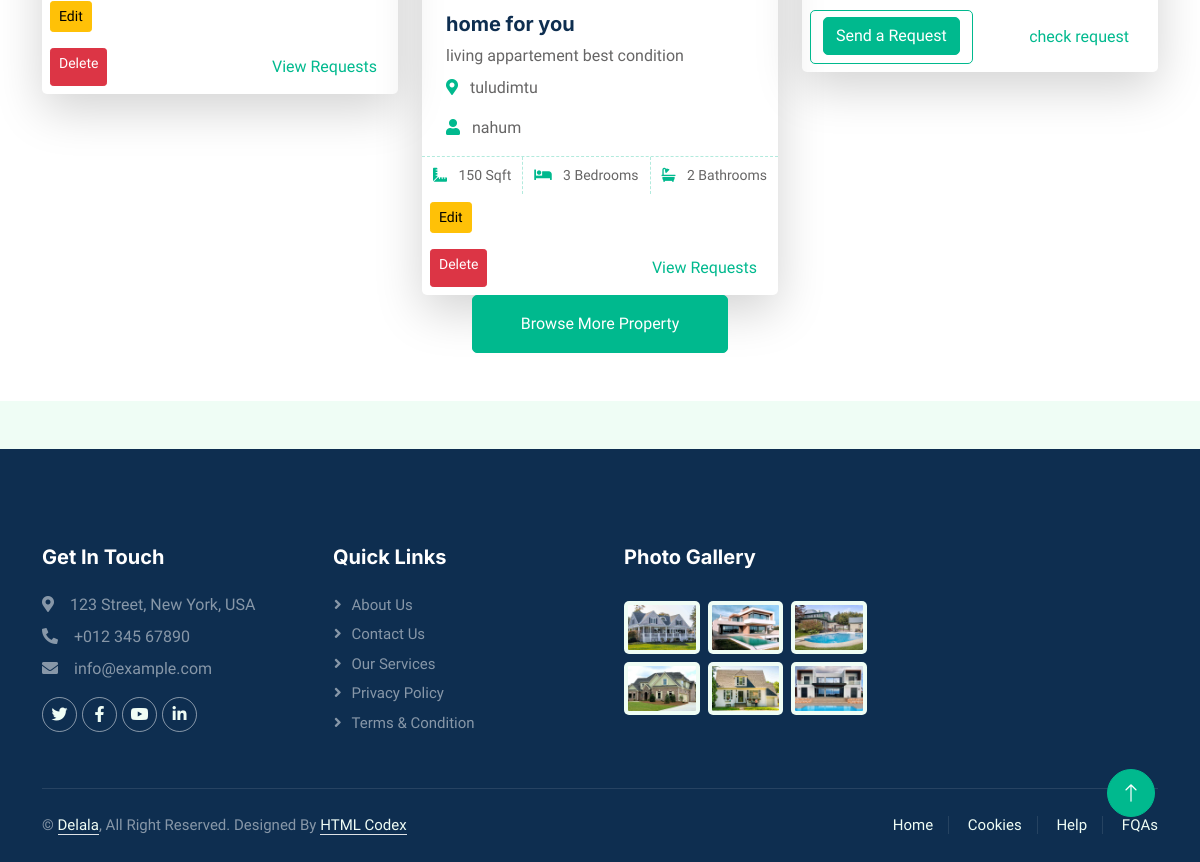
Page /property-list/ (signed in, lower part) on the earlier database version.
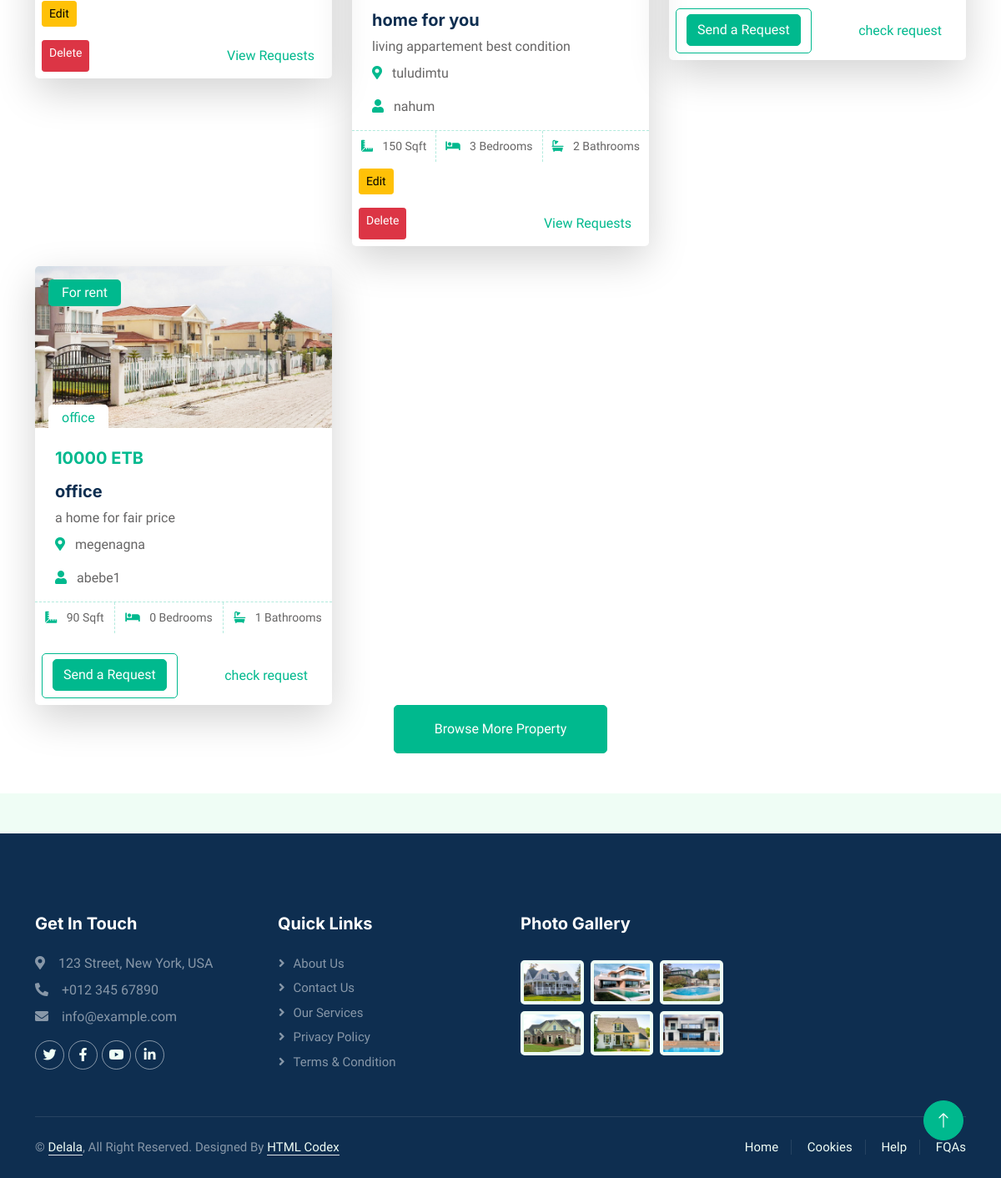
Same page on the later database version.
### main/models.py (models this page shows, shortened)
class Property(models.Model):
    user = models.ForeignKey(User, on_delete=models.CASCADE)
    title = models.CharField(max_length=122)
    description = models.TextField()
    PROPERTY_TYPES = [('villa', 'Villa'), ('apartment', 'Apartment'), ('office', 'Office')]
    PROPERTY_FOR = [('sale', 'Sale'), ('rent', 'Rent')]
    AVAILABILITY_CHOICES = [
        ('available', 'Available'),
        ('rented', 'Rented'),
        ('unavailable', 'Unavailable'),
        ('sold', 'Sold')
    ]
    property_type = models.CharField(max_length=122, choices=PROPERTY_TYPES, default='villa')
    property_for = models.CharField(max_length=122, choices=PROPERTY_FOR, default='sale')
    available = models.CharField(max_length=122, choices=AVAILABILITY_CHOICES, default='available')
    image = models.ImageField(upload_to='property_images', default='static/website/img/logo.jpg')
    bedrooms = models.IntegerField(default=0)
    bathrooms = models.IntegerField(default=0)
    price = models.IntegerField(default=0)
    area = models.IntegerField(default=0)
    location = models.CharField(max_length=122)

### main/views.py (the view)
# urls.py: path("property-list/", views.property_list, name="property-list"),
@login_required(login_url='login')
def property_list(request):
    properties = Property.objects.filter(available='available')  # Filter to only available properties
    property_type = request.GET.get('property_type', '').strip()
    property_for = request.GET.get('property_for', '').strip()
    location = request.GET.get('location', '').strip()
    price_min = request.GET.get('price_min', '').strip()
    price_max = request.GET.get('price_max', '').strip()
    if property_type and property_type in dict(Property.PROPERTY_TYPES):
        properties = properties.filter(property_type=property_type)
    if property_for and property_for in dict(Property.PROPERTY_FOR):
        properties = properties.filter(property_for=property_for)
    if location:
        properties = properties.filter(location__icontains=location)
    if price_min.isdigit():
        properties = properties.filter(price__gte=int(price_min))
    if price_max.isdigit():
        properties = properties.filter(price__lte=int(price_max))
    no_results = not properties.exists()
    return render(request, 'property-list.html', {'properties': properties, 'no_results': no_results})

### main/templates/property-list.html (shortened to what the changed rows need)
{% load static %}
<!DOCTYPE html>
<html lang="en">
<head>
    <link href="https://cdnjs.cloudflare.com/ajax/libs/font-awesome/5.10.0/css/all.min.css" rel="stylesheet">
    <link href="https://cdn.jsdelivr.net/npm/bootstrap-icons@1.4.1/font/bootstrap-icons.css" rel="stylesheet">
    <link href="{% static 'website/lib/animate/animate.min.css' %}" rel="stylesheet">
    <link href="{% static 'website/lib/owlcarousel/assets/owl.carousel.min.css' %}" rel="stylesheet">
    <link href="{% static 'website/css/bootstrap.min.css' %}" rel="stylesheet">
    <link href="{% static 'website/css/style.css' %}" rel="stylesheet">
</head>
<body>
    <div class="container-xxl bg-white p-0">
        <div class="container-xxl py-5">
            <div class="container">
                <div class="tab-content">
                    <div id="tab-1" class="tab-pane fade show p-0 active">
                        <div class="row g-4">
                            {% for property in properties %}
                                <div class="col-lg-4 col-md-6 wow fadeInUp" data-wow-delay="0.1s">
                                    <div class="property-item rounded overflow-hidden shadow-lg">
                                        <div class="position-relative overflow-hidden">
                                            <a href=""><img class="img-fluid w-100" src="{{ property.image.url }}" alt="image of {{ property.title }}"></a>
                                            <div class="bg-primary rounded text-white position-absolute start-0 top-0 m-3 py-1 px-3"> For {{ property.property_for }} </div>
                                            <div class="bg-white rounded-top text-primary position-absolute start-0 bottom-0 mx-3 pt-1 px-3">{{ property.property_type }}</div>
                                        </div>
                                        <div class="p-4 pb-0">
                                            <h5 class="text-primary mb-3">{{ property.price }} ETB</h5>
                                            <p class="d-block h5 mb-2">{{ property.title }}</p>
                                            <p class="d-block h9 mb-2">{{ property.description|truncatechars:50 }}</p>
                                            <p><i class="fa fa-map-marker-alt text-primary me-2"></i> {{ property.location }}</p>
                                            <p><i class="fa fa-user text-primary me-2"></i> {{ property.user }}</p>
                                        </div>
                                        <div class="d-flex border-top">
                                            <small class="flex-fill text-center border-end py-2"><i class="fa fa-ruler-combined text-primary me-2"></i> {{ property.area }} Sqft</small>
                                            <small class="flex-fill text-center border-end py-2"><i class="fa fa-bed text-primary me-2"></i> {{ property.bedrooms }} Bedrooms</small>
                                            <small class="flex-fill text-center py-2"><i class="fa fa-bath text-primary me-2"></i> {{ property.bathrooms }} Bathrooms</small>
                                        </div>
                                        <div class="d-flex justify-content-between p-2">
                                            {% if user.is_authenticated and user == property.user %}
                                            <a href="{% url 'edit_property' property.id %}" class="btn btn-warning btn-sm">Edit</a>
                                            {% endif %}
                                        </div>
                                        <div class="d-flex justify-content-between p-2">
                                            {% if user.is_authenticated and user == property.user %}
                                            <a href="{% url 'delete_property' property.id %}" class="btn btn-danger btn-sm">Delete</a>
                                            <a href="{% url 'view_requests' property.id %}" class="btn btn-link"> View Requests</a>
                                            {% endif %}
                                            {% if user.is_authenticated and user != property.user %}
                                            <div class="btn btn-outline-primary">
                                                <a href="{% url 'send_request' property.id %}" class="btn btn-primary"> Send a Request </a>
                                            </div>
                                            <div class="d-flex justify-content-between p-2">
                                                <a href="{% url 'user_requests' %}" class="btn btn-link">check request</a>
                                            </div>
                                            {% endif %}
                                        </div>
                                    </div>
                                </div>
                            {% endfor %}
                        </div>
                    </div>
                        </div>
                    </div>
                </div>
            </div>
</body>
</html>

Differences in the rows shown:
added Property: image (picture), property_for "rent", property_type "office", price "10000", title "office", description "a home for fair price", location "megenagna", user "abebe1", area "90", bedrooms "0", bathrooms "1", shows "Send a Request"
